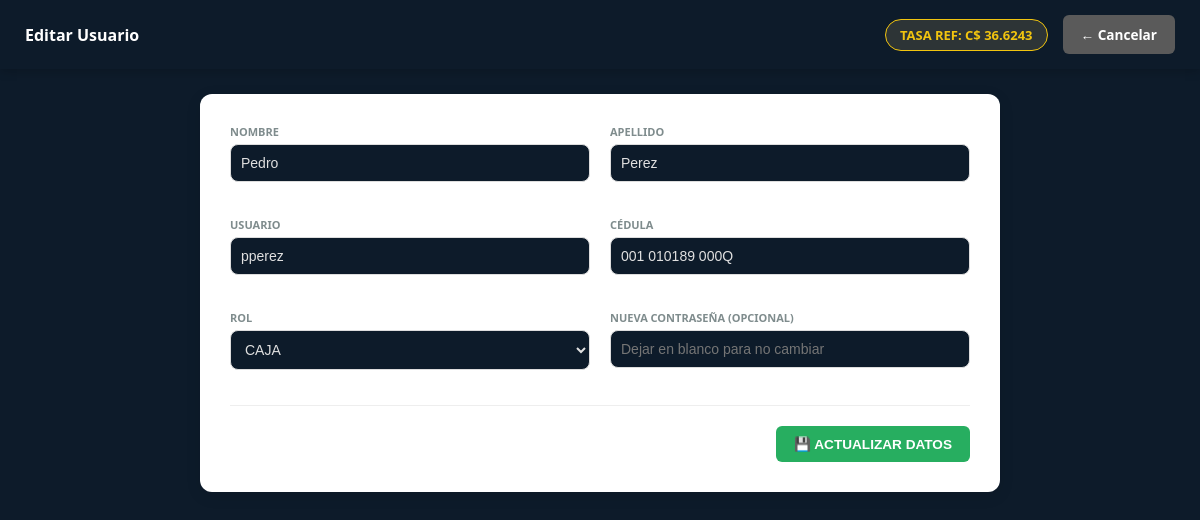
The app's page /views/admin/editar_usuario.php?id=7 (signed in) with its own data.
### tables this page shows
CREATE TABLE `configuracion` (
  `id` int(11) NOT NULL DEFAULT 1,
  `nombre_gym` varchar(100) DEFAULT 'GYM MA DB',
  `moneda_nombre` varchar(50) DEFAULT 'Córdoba Nicaragüense',
  `moneda_iso` varchar(3) DEFAULT 'NIO',
  `moneda_simbolo` varchar(5) DEFAULT 'C$',
  `tipo_cambio_bcn` decimal(10,4) DEFAULT 36.6243,
  `ultima_actualizacion` timestamp NOT NULL DEFAULT current_timestamp() ON UPDATE current_timestamp(),
  `direccion_gym` text DEFAULT NULL,
  `telefono_gym` varchar(20) DEFAULT NULL,
  `logo_ruta` varchar(255) DEFAULT 'logo_default.png',
  `tema` varchar(20) DEFAULT 'default',
  PRIMARY KEY (`id`)
);

CREATE TABLE `usuarios` (
  `id` int(11) NOT NULL AUTO_INCREMENT,
  `nombre` varchar(50) NOT NULL,
  `apellido` varchar(50) NOT NULL,
  `usuario` varchar(50) NOT NULL,
  `cedula` varchar(20) NOT NULL,
  `password` varchar(255) NOT NULL,
  `telefono` varchar(20) DEFAULT NULL,
  `rol` enum('ADMIN','CAJA') NOT NULL DEFAULT 'CAJA',
  `fecha_creacion` timestamp NOT NULL DEFAULT current_timestamp(),
  `two_factor_pin` varchar(10) DEFAULT NULL,
  `two_factor_enabled` tinyint(1) DEFAULT 0,
  `two_factor_secret` varchar(255) DEFAULT NULL,
  PRIMARY KEY (`id`),
  UNIQUE KEY `cedula` (`cedula`),
  UNIQUE KEY `usuario` (`usuario`)
);

### config/AppConfig.php (called while the page is built, shortened)
<?php
class AppConfig {
    private $conn;
    private $table_name = "configuracion";
    public function __construct($db) {
        $this->conn = $db;
    }
    private function asegurarColumnaTema() {
        try {
            $this->conn->exec("ALTER TABLE configuracion ADD COLUMN tema VARCHAR(20) DEFAULT 'default'");
        } catch (PDOException $e) {}
    }
    public function obtenerConfig() {
        $query = "SELECT * FROM " . $this->table_name . " WHERE id = 1 LIMIT 1";
        $stmt = $this->conn->prepare($query);
        $stmt->execute();
        $this->config_cache = $stmt->fetch(PDO::FETCH_ASSOC);
        return $this->config_cache;
    }
}

### classes/Usuario.php (called while the page is built, shortened)
<?php
class Usuario {
    private $conn;
    private $table_name = "usuarios";
    public function __construct($db) {
        $this->conn = $db;
    }
    public function obtenerPorId($id) {
        $query = "SELECT * FROM " . $this->table_name . " WHERE id = ? LIMIT 1";
        $stmt = $this->conn->prepare($query);
        $stmt->execute([$id]);
        return $stmt->fetch(PDO::FETCH_ASSOC);
    }
}

### views/admin/editar_usuario.php (the view, shortened to what this page needs)
<?php
require_once "../../classes/Usuario.php";
require_once "../../config/AppConfig.php";
$db = (new Database())->getConnection();
$userObj = new Usuario($db);
$config = (new AppConfig($db))->obtenerConfig();
$simbolo = $config['moneda_simbolo'] ?? '<?php echo $simbolo; ?>';
$tasa_cambio = $config['tasa_cambio'] ?? $config['tipo_cambio_bcn'] ?? 36.65;
$id = $_GET['id'] ?? 0;
$u = $userObj->obtenerPorId($id);
$tema = $_SESSION['tema'] ?? 'default';
?>
<!DOCTYPE html>
<html lang="es">
<head>
    <link rel="stylesheet" href="../../public/css/estilos.css">
</head>
<body class="<?php echo ($tema !== 'default') ? 'tema-' . $tema : ''; ?>">
    <header>
        <div class="logo"><h2><i class="fas fa-user-edit"></i> Editar Usuario</h2></div>
        <div style="display:flex; align-items:center; gap:15px;">
            <span class="tasa-destacada">TASA REF: <?php echo $simbolo; ?> <?= $tasa_cambio ?></span>
            <a href="gestion_usuarios.php" class="btn-volver gris">← Cancelar</a>
        </div>
    </header>
    <div class="dashboard-wrapper">
        <div style="background: white; padding: 30px; border-radius: 12px; max-width: 800px; margin: 0 auto; box-shadow: 0 4px 15px rgba(0,0,0,0.1);">
            <form action="../../controllers/UsuarioController.php" method="POST">
                <div class="form-grid">
                    <div class="input-group">
                        <label>NOMBRE</label>
                        <input type="text" name="nombre" value="<?php echo $u['nombre']; ?>" required>
                    </div>
                    <div class="input-group">
                        <label>APELLIDO</label>
                        <input type="text" name="apellido" value="<?php echo $u['apellido']; ?>" required>
                    </div>
                    <div class="input-group">
                        <label>USUARIO</label>
                        <input type="text" name="usuario" value="<?php echo $u['usuario']; ?>" required>
                    </div>
                    <div class="input-group">
                        <label>CÉDULA</label>
                        <input type="text" name="cedula" value="<?php echo $u['cedula']; ?>" required>
                    </div>
                    <div class="input-group">
                        <label>ROL</label>
                        <select name="rol">
                            <option value="CAJA" <?php if($u['rol']=='CAJA') echo 'selected'; ?>>CAJA</option>
                        </select>
                    </div>
                    <div class="input-group">
                        <label>NUEVA CONTRASEÑA (OPCIONAL)</label>
                        <input type="password" name="password" placeholder="Dejar en blanco para no cambiar">
                    </div>
                </div>
                <div style="text-align:right; margin-top:20px; border-top: 1px solid #eee; padding-top: 20px;">
                    <button type="submit" name="btn_actualizar_user" class="btn-accion" style="border:none; cursor:pointer; background: #27ae60;">
                        💾 ACTUALIZAR DATOS
                    </button>
                </div>
            </form>
        </div>
    </div>
</body>
</html>

### public/css/estilos.css (style rules this page uses)
:root { --primary: #27ae60; --secondary: #2c3e50; --danger: #e74c3c; --warning: #f39c12; --info: #3498db; --dark: #1a1a1a; --light: #f4f4f4; --bg-body: #f4f4f4; --bg-card: #ffffff; --text-main: #333333; --text-muted: #666666; --border-color: #dddddd; --header-bg: #2c3e50; --input-bg: #ffffff; --input-text: #333333; --input-border: #cccccc; --link-color: #2980b9; }
body.tema-darkblue { --primary: #3498db; --secondary: #0d1b2a; --danger: #e74c3c; --warning: #f39c12; --info: #5dade2; --dark: #f4f4f4; --light: #1b263b; --bg-body: #0d1b2a; --bg-card: #1b263b; --text-main: #e0e0e0; --text-muted: #94a3b8; --border-color: #334155; --header-bg: #0d1b2a; --input-bg: #0d1b2a; --input-text: #e0e0e0; --input-border: #334155; --link-color: #3498db; }
* { box-sizing: border-box; }
body { font-family: 'Segoe UI', Tahoma, Geneva, Verdana, sans-serif; background-color: var(--bg-body); color: var(--text-main); margin: 0; }
header { background: var(--header-bg); color: white; padding: 15px 25px; display: flex; justify-content: space-between; align-items: center; box-shadow: 0 2px 10px rgba(0,0,0,0.2); }
.dashboard-wrapper { padding: 25px; max-width: 1400px; margin: 0 auto; }
.btn-accion, .btn-menu { display: inline-block; padding: 10px 18px; background: var(--secondary); color: white !important; text-decoration: none; border-radius: 6px; font-weight: 600; font-size: 0.85rem; transition: all 0.2s ease; border: none; cursor: pointer; }
.btn-volver { display: inline-block; padding: 8px 15px; background: var(--header-bg); color: white; text-decoration: none; border-radius: 5px; font-size: 0.8rem; font-weight: 600; }
input, select, textarea { background: var(--input-bg); color: var(--input-text); border: 1px solid var(--input-border); padding: 12px; border-radius: 6px; font-size: 0.95rem; width: 100%; }
label { color: var(--text-muted); font-weight: 600; font-size: 0.8rem; margin-bottom: 6px; display: block; }
h1, h2, h3, h4, h5, h6 { color: var(--text-main); margin-top: 0; }
a { color: var(--link-color); text-decoration: none; }
.logo h2 { color: white; font-size: 1rem; margin: 0; }
body.tema-oscuro header h2, body.tema-darkblue header h2 { color: white; }
body.tema-oscuro .logo h2, body.tema-darkblue .logo h2 { color: white; }
.btn-volver { display: inline-block; padding: 10px 18px; background: var(--secondary); color: white !important; text-decoration: none; border-radius: 6px; font-weight: 600; font-size: 0.85rem; transition: all 0.2s ease; }
.btn-volver.gris { background: #7f8c8d; }
body.tema-oscuro .btn-volver.gris, body.tema-darkblue .btn-volver.gris { background: #5a5a5a; }

### views/admin/editar_usuario.php (style rules this page uses)
.tasa-destacada { font-size: 13px; font-weight: bold; background: #2d3436; color: #f1c40f; padding: 6px 14px; border-radius: 20px; border: 1px solid #f1c40f; }
.form-grid { display: grid; grid-template-columns: 1fr 1fr; gap: 20px; }
.input-group { display: flex; flex-direction: column; margin-bottom: 15px; }
.input-group label { font-size: 11px; font-weight: bold; color: #7f8c8d; margin-bottom: 5px; }
.input-group input, .input-group select { padding: 10px; border: 1px solid #ddd; border-radius: 8px; font-size: 14px; }

### records on screen
configuracion: moneda_simbolo "C$", tipo_cambio_bcn "36.6243"
usuarios: nombre "Pedro", apellido "Perez", usuario "pperez", cedula "001 010189 000Q", rol "CAJA"
